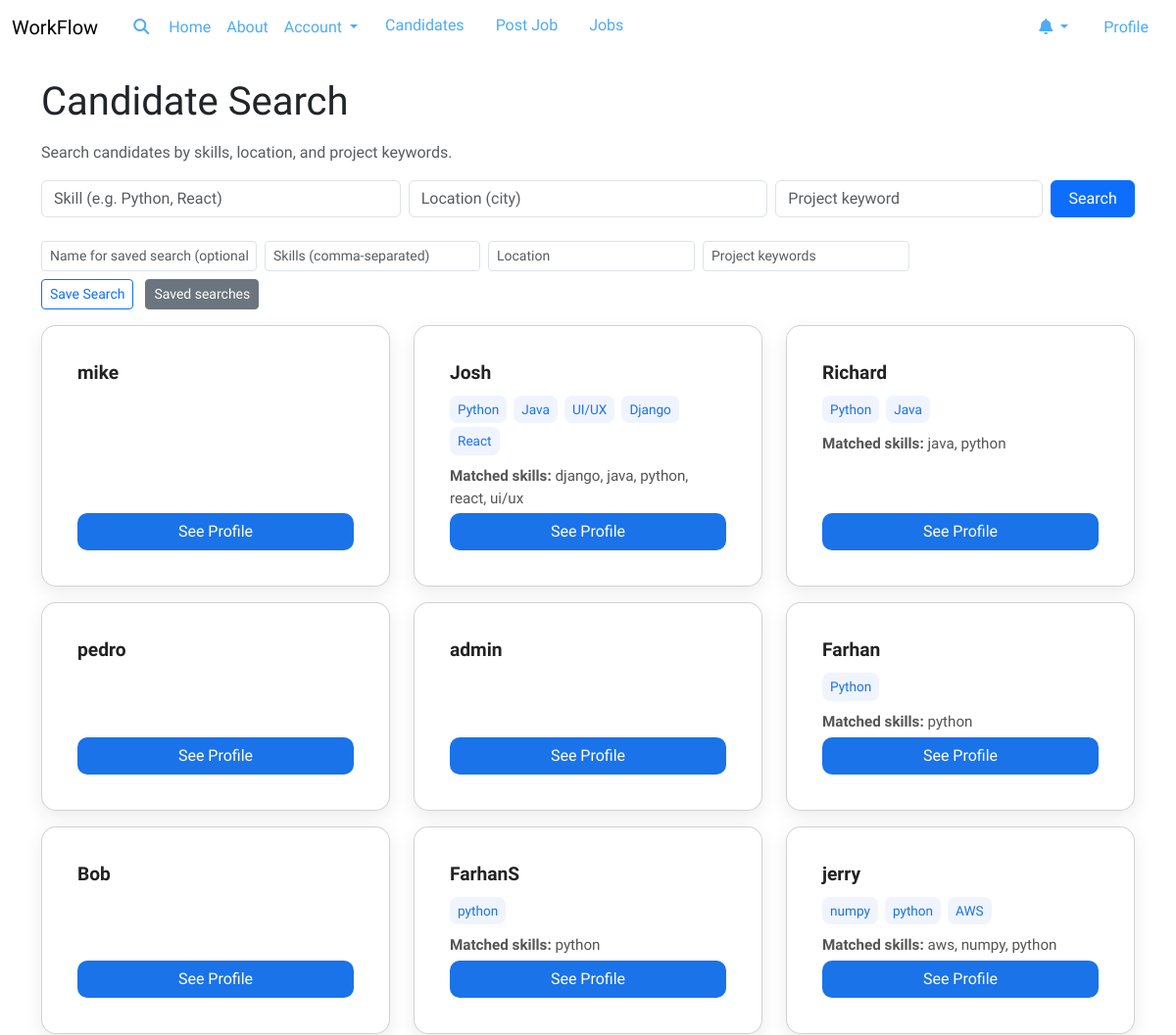
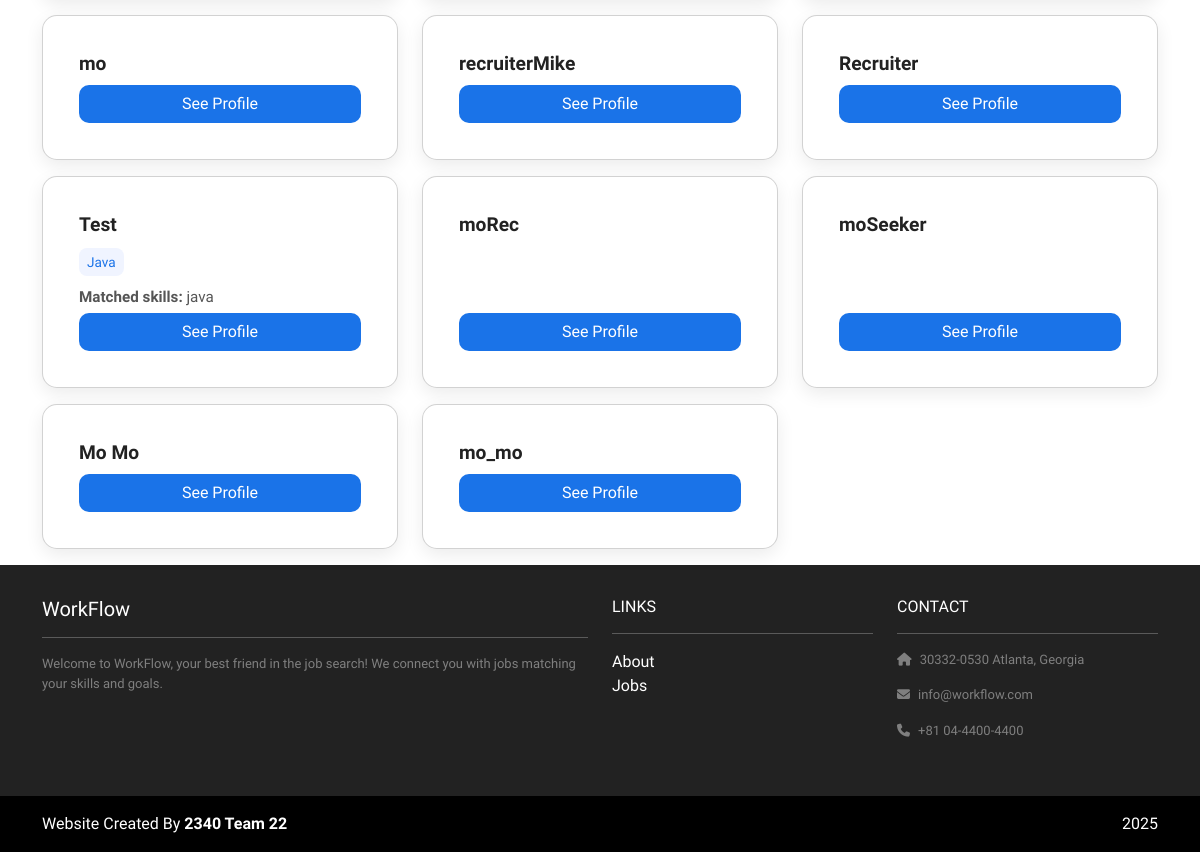
The app's page /recommended/recruiter/candidates/search/ (signed in) with its own data (2 pictures, top to bottom).
### profiles/models.py (models this page shows, shortened)
class Profile(models.Model):
    user = models.OneToOneField(User, on_delete=models.CASCADE, related_name='profile')
    headline = models.CharField(max_length=255, blank=True)
    skills = models.TextField(blank=True, help_text='Comma-separated skills')
    is_public = models.BooleanField(default=True)
    show_skills = models.BooleanField(default=True)
    show_education = models.BooleanField(default=True)
    show_experience = models.BooleanField(default=True)
    show_links = models.BooleanField(default=True)
    def skills_list(self):
        if not self.skills:
            return []
        return [s.strip() for s in self.skills.split(',') if s.strip()]

### accounts/models.py (models this page shows)
class CustomUser(AbstractUser):
    class Roles(models.TextChoices):
        SEEKER = 'SEEKER', 'Seeker'
        RECRUITER = 'RECRUITER', 'Recruiter'
    role = models.CharField(max_length=10, choices=Roles.choices)
    @property
    def is_seeker(self):
        return self.role == self.Roles.SEEKER
    @property
    def is_recruiter(self):
        return self.role == self.Roles.RECRUITER
    @property
    def unread_notifications_count(self):
        try:
            return self.notifications.filter(is_read=False).count()
        except Exception:
            return 0

### recommended/views.py (the view)
# urls.py: path('recruiter/candidates/search/', views.candidate_search, name='recommended.candidate_search'),
@login_required
def candidate_search(request):
    from profiles.models import Profile
    if not getattr(request.user, 'is_recruiter', False):
        return HttpResponseForbidden()
    candidates_qs = Profile.objects.filter(is_public=True)
    filter_params = {
        'skills': request.GET.get('skills', '').strip(),
        'location': request.GET.get('location', '').strip(),
        'projects': request.GET.get('projects', '').strip(),
    }
    orchestrator = FilterOrchestrator()
    candidates_qs = orchestrator.apply_filters(candidates_qs, filter_params)
    results = []
    for prof in candidates_qs:
        prof_terms = {s.strip().lower() for s in (prof.skills or '').split(',') if s.strip()}
        results.append({'profile': prof, 'matches': sorted(prof_terms)})
    return render(request, 'recommended/candidate_search.html', {'candidates': results, 'filters': filter_params})

### recommended/filters.py (called while the page is built)
    def apply_filters(self, qs, filter_params):
        for name, value in filter_params.items():
            if value:
                filter_class = self.filter_registry.get(name)
                if filter_class:
                    qs = filter_class().apply_filter(qs, value)
        return qs

### recommended/templates/recommended/candidate_search.html (shortened to what this page needs)
{% extends "base.html" %}
{% block content %}
<div class="container mt-4">
  <h1 class="mb-3">Candidate Search</h1>
  <p class="text-muted">Search candidates by skills, location, and project keywords.</p>
  <form method="get" class="mb-4">
    <div class="row g-2">
      <div class="col-md-4">
        <input name="skills" value="{{ filters.skills|default:'' }}" class="form-control" placeholder="Skill (e.g. Python, React)">
      </div>
      <div class="col-md-4">
        <input name="location" value="{{ filters.location|default:'' }}" class="form-control" placeholder="Location (city)">
      </div>
      <div class="col-md-3">
        <input name="projects" value="{{ filters.projects|default:'' }}" class="form-control" placeholder="Project keyword">
      </div>
      <div class="col-md-1">
        <button class="btn btn-primary w-100" type="submit">Search</button>
      </div>
    </div>
  </form>
  {% if user.is_authenticated and user.is_recruiter %}
  <div class="mb-3">
    <form method="post" action="{% url 'recommended.save_search' %}" class="row g-2 align-items-center">
      <div class="col-auto">
        <input type="text" name="name" class="form-control form-control-sm" placeholder="Name for saved search (optional)" style="min-width:220px;">
      </div>
      <div class="col-auto">
        <input type="text" name="skills" class="form-control form-control-sm" placeholder="Skills (comma-separated)" value="{{ filters.skills|default:'' }}" style="min-width:220px;">
      </div>
      <div class="col-auto">
        <input type="text" name="location" class="form-control form-control-sm" placeholder="Location" value="{{ filters.location|default:'' }}" style="min-width:180px;">
      </div>
      <div class="col-auto">
        <input type="text" name="projects" class="form-control form-control-sm" placeholder="Project keywords" value="{{ filters.projects|default:'' }}" style="min-width:180px;">
      </div>
      <div class="col-auto">
        <button class="btn btn-sm btn-outline-primary">Save Search</button>
        <a class="btn btn-sm btn-secondary ms-2" href="{% url 'recommended.saved_searches' %}">Saved searches</a>
      </div>
    </form>
  </div>
  {% endif %}
  {% if not candidates %}
    <div class="alert alert-info">No candidates found matching the criteria.</div>
  {% else %}
    <div class="row">
      {% for item in candidates %}
      <div class="col-md-6 col-lg-4 mb-3">
        <div class="card candidate-card h-100 d-flex flex-column">
          <div class="card-body d-flex flex-column">
            <h5 class="card-title candidate-name">
              {% if item.profile.user.get_full_name %}
                {{ item.profile.user.get_full_name }}
              {% else %}
                {{ item.profile.user.username }}
              {% endif %}
            </h5>
            {% if item.profile.skills_list %}
            <div class="candidate-skills mb-2">
              {% for skill in item.profile.skills_list %}
                <span class="skill-tag">{{ skill }}</span>
              {% endfor %}
            </div>
            {% endif %}
            {% if item.matches %}
            <p class="mb-1"><strong>Matched skills:</strong> {{ item.matches|join:", " }}</p>
            {% endif %}
            <div class="mt-auto">
              <a href="{% url 'profiles:detail' item.profile.user.username %}" class="btn btn-job">See Profile</a>
            </div>
          </div>
        </div>
      </div>
      {% endfor %}
    </div>
  {% endif %}
</div>
{% endblock content %}

### jobproject/templates/base.html (style rules this page uses)
html, body { height: 100%; margin: 0; }
body { display: flex; flex-direction: column; min-height: 100vh; font-family: 'Raleway', sans-serif; }

### recommended/templates/recommended/candidate_search.html (style rules this page uses)
.candidate-card { border-radius: 15px; padding: 20px; box-shadow: 0 6px 18px rgba(0,0,0,0.08); background-color: #ffffff; transition: transform 0.2s, box-shadow 0.2s; }
.candidate-name { font-size: 1.2rem; font-weight: 600; color: #222; margin-bottom: 10px; }
.skill-tag { display: inline-block; background: #f0f4ff; color: #1a73e8; font-weight: 500; font-size: 0.85rem; padding: 4px 8px; border-radius: 8px; margin: 2px 3px 2px 0; }
.card-body p { font-size: 0.95rem; line-height: 1.5; color: #555; }
.btn-job { background-color: #1a73e8; color: white; border-radius: 10px; font-weight: 500; text-align: center; width: 100%; padding: 6px 0; transition: background-color 0.2s, transform 0.2s; }

### records on screen
Profile: profile.user.username "mike"
Profile: profile.user.username "Josh", skills_list "Python" "Java" "UI/UX" "Django" "React", matches "django, java, python, react, ui/ux"
Profile: profile.user.username "Richard", skills_list "Python" "Java", matches "java, python"
Profile: profile.user.username "pedro"
Profile: profile.user.username "admin"
Profile: profile.user.username "Farhan", skills_list "Python", matches "python"
Profile: profile.user.username "Bob"
Profile: profile.user.username "FarhanS", skills_list "python", matches "python"
Profile: profile.user.username "jerry", skills_list "numpy" "python" "AWS", matches "aws, numpy, python"
Profile: profile.user.username "mo"
Profile: profile.user.username "recruiterMike"
Profile: profile.user.username "Recruiter"
Profile: profile.user.username "Test", skills_list "Java", matches "java"
Profile: profile.user.username "moRec"
Profile: profile.user.username "moSeeker"
Profile: profile.user.get_full_name "Mo Mo"
Profile: profile.user.username "mo_mo"
